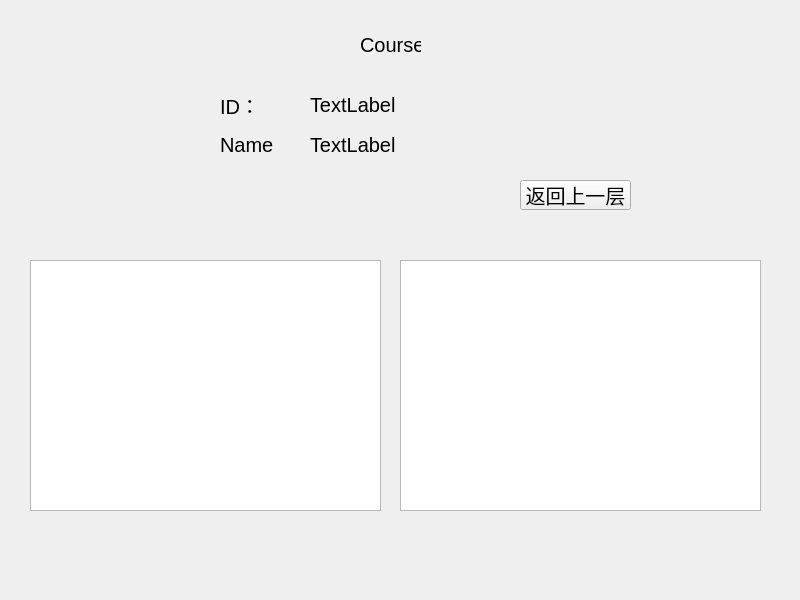
<?xml version="1.0" encoding="UTF-8"?>
<ui version="4.0">
 <class>Form</class>
 <widget class="QWidget" name="Form">
  <property name="geometry">
   <rect>
    <x>0</x>
    <y>0</y>
    <width>800</width>
    <height>600</height>
   </rect>
  </property>
  <property name="windowTitle">
   <string>Form</string>
  </property>
  <widget class="QTableWidget" name="tableWidget">
   <property name="geometry">
    <rect>
     <x>30</x>
     <y>260</y>
     <width>351</width>
     <height>251</height>
    </rect>
   </property>
  </widget>
  <widget class="QLabel" name="label">
   <property name="geometry">
    <rect>
     <x>360</x>
     <y>30</y>
     <width>61</width>
     <height>30</height>
    </rect>
   </property>
   <property name="font">
    <font>
     <pointsize>15</pointsize>
    </font>
   </property>
   <property name="text">
    <string>Course</string>
   </property>
  </widget>
  <widget class="QLabel" name="label_2">
   <property name="geometry">
    <rect>
     <x>220</x>
     <y>90</y>
     <width>81</width>
     <height>30</height>
    </rect>
   </property>
   <property name="font">
    <font>
     <pointsize>15</pointsize>
    </font>
   </property>
   <property name="text">
    <string>ID：</string>
   </property>
  </widget>
  <widget class="QLabel" name="label_3">
   <property name="geometry">
    <rect>
     <x>220</x>
     <y>130</y>
     <width>54</width>
     <height>30</height>
    </rect>
   </property>
   <property name="font">
    <font>
     <pointsize>15</pointsize>
    </font>
   </property>
   <property name="text">
    <string>Name:</string>
   </property>
  </widget>
  <widget class="QLabel" name="ID">
   <property name="geometry">
    <rect>
     <x>310</x>
     <y>90</y>
     <width>101</width>
     <height>30</height>
    </rect>
   </property>
   <property name="font">
    <font>
     <pointsize>15</pointsize>
    </font>
   </property>
   <property name="text">
    <string>TextLabel</string>
   </property>
  </widget>
  <widget class="QLabel" name="Name">
   <property name="geometry">
    <rect>
     <x>310</x>
     <y>130</y>
     <width>91</width>
     <height>30</height>
    </rect>
   </property>
   <property name="font">
    <font>
     <pointsize>15</pointsize>
    </font>
   </property>
   <property name="text">
    <string>TextLabel</string>
   </property>
  </widget>
  <widget class="QTableWidget" name="tableWidget_2">
   <property name="geometry">
    <rect>
     <x>400</x>
     <y>260</y>
     <width>361</width>
     <height>251</height>
    </rect>
   </property>
  </widget>
  <widget class="QPushButton" name="goback">
   <property name="geometry">
    <rect>
     <x>520</x>
     <y>180</y>
     <width>111</width>
     <height>30</height>
    </rect>
   </property>
   <property name="font">
    <font>
     <pointsize>15</pointsize>
    </font>
   </property>
   <property name="text">
    <string>返回上一层</string>
   </property>
  </widget>
 </widget>
 <resources/>
 <connections/>
</ui>
